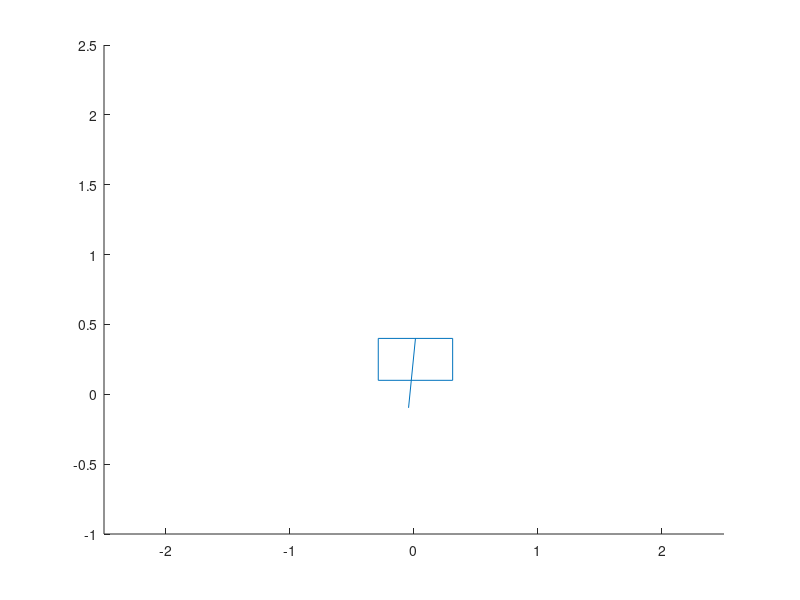

MATLAB code for this plot:
function test_cartpole_dynamics()

    % Draw the cartpole.
    cart_width = 0.6;
    cart_height = 0.3;
    cart_center = [0; 0.25];
    pole_length = 0.5;
    cart_mass = 10;
    pole_mass = 1;
    
    q = [0; pi - 0.15];
    dq = [0; 0];
    u = [0; 0];
    d = 0;
    figure(1);
    
    axis([-2.5, 2.5, -1, 2.5]);
    
    lc1 = line([q(1) + cart_center(1) - 0.5 * cart_width, q(1) + cart_center(1) - 0.5 * cart_width], [cart_center(2) - 0.5 * cart_height, cart_center(2) + 0.5 * cart_height]);
    lc2 = line([q(1) + cart_center(1) - 0.5 * cart_width, q(1) + cart_center(1) + 0.5 * cart_width], [cart_center(2) + 0.5 * cart_height, cart_center(2) + 0.5 * cart_height]);
    lc3 = line([q(1) + cart_center(1) + 0.5 * cart_width, q(1) + cart_center(1) + 0.5 * cart_width], [cart_center(2) + 0.5 * cart_height, cart_center(2) - 0.5 * cart_height]);
    lc4 = line([q(1) + cart_center(1) + 0.5 * cart_width, q(1) + cart_center(1) - 0.5 * cart_width], [cart_center(2) - 0.5 * cart_height, cart_center(2) - 0.5 * cart_height]);
    
    lp1 = line([q(1) + cart_center(1), q(1) + cart_center(1) + pole_length * sin(q(2))], [cart_center(2) + 0.5 * cart_height, cart_center(2) + 0.5 * cart_height + pole_length * cos(q(2))]);          
    
%     forward_dynamics(q, dq, ddq, u, cart_mass, pole_mass, pole_length)
    
    dt = 0.01;
    T = 1000;
    for i = 1:T
        % Update the coordinates of the cartpole.
        ddq = forward_dynamics(q, dq, u, cart_mass, pole_mass, pole_length);
        dq = dq + dt * ddq;
        q = q + dt * dq;
        
        % Update the visualization of the cartpole.
        set(lc1, 'Xdata', [q(1) + cart_center(1) - 0.5 * cart_width, q(1) + cart_center(1) - 0.5 * cart_width]);
        set(lc2, 'Xdata', [q(1) + cart_center(1) - 0.5 * cart_width, q(1) + cart_center(1) + 0.5 * cart_width]);
        set(lc3, 'Xdata', [q(1) + cart_center(1) + 0.5 * cart_width, q(1) + cart_center(1) + 0.5 * cart_width]);
        set(lc4, 'Xdata', [q(1) + cart_center(1) + 0.5 * cart_width, q(1) + cart_center(1) - 0.5 * cart_width]);
        set(lp1, 'Xdata', [q(1) + cart_center(1), q(1) + cart_center(1) + pole_length * sin(q(2))]);
        set(lp1, 'Ydata', [cart_center(2) + 0.5 * cart_height, cart_center(2) + 0.5 * cart_height + pole_length * cos(q(2))]);
        pause(dt);
    end

    function ddq = forward_dynamics(q, dq, u, mc, mp, l)
        g = 9.81;
        
%         ddq = [(1/(mc + mp)) * ((d + u(1)) - mp * l * (ddq(2) * cos(q(2)) - dq(2)^2 * sin(q(2))));
%                u(2)/(l * mp) + (g/l) * sin(q(2)) - (ddq(1)/l) * cos(q(2))];
        ddq = [(l * mp * sin(q(2))*dq(2)^2 + d + u(1) - u(2) * cos(q(2)) - g * mp * cos(q(2)) * sin(q(2)))/(mc + mp - mp*cos(q(2))^2);
               (mc * u(2) + mp * u(2) - d * mp * cos(q(2)) - mp * u(1) * cos(q(2)) + g * mp^2 * sin(q(2)) + g * mc * mp * sin(q(2)) - dq(2)^2 * l * mp^2 * cos(q(2)) * sin(q(2)))/(l * mp * (mc + mp - mp * cos(q(2))^2))];
    end
end